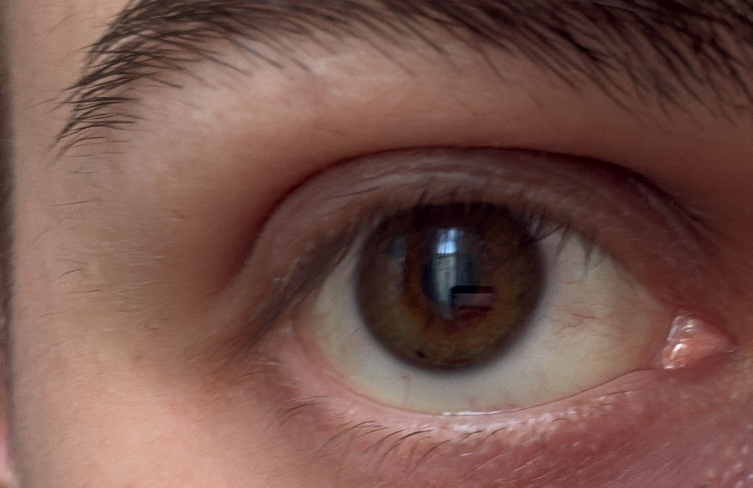
#> input picture data/WhatsApp Image 2026-05-19 at 19.01.50.jpeg, 1505 x 975 px (shown at 1/2 size)
$ python -i iris_engine.py   (imports and definitions only)   (older library calls are emulated)
#> lines starting #> are read from the running program, lines starting #| are printed output that depends on the picture; after the words box and inside, x2 and y2 are one past the last pixel; in counts of white or black regions, pixels touching at a corner belong together
import cv2
import numpy as np


def extract_iris_code(image_path):
    # 1. Adım: Ön İşleme (Görüntüyü Gri Seviyeye Çevirme)
    img = cv2.imread(image_path, 0)
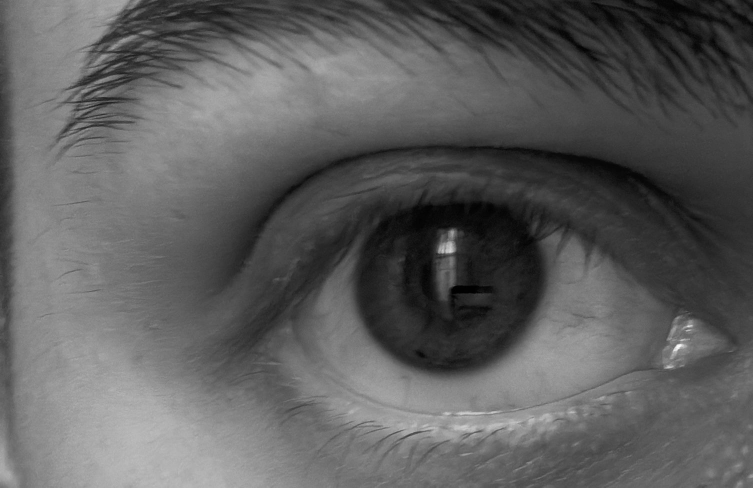
#> img: shape (975, 1505) (shown at 1/2 size); min 0, max 255, mean 93.5
    if img is None:
        return None

    # Gürültüleri azaltmak için hafif bir Gauss Bulanıklığı uyguluyoruz
    blurred = cv2.GaussianBlur(img, (5, 5), 0)

    # 2. Adım: HOUGH TRANSFORM (Göz Bebeği ve İris Sınırlarının Tespiti)
    # Fotoğraftaki dairesel yapıları matematiksel olarak tarar.
    # Parametreler (param1 ve param2) çember algılama hassasiyetini belirler.
    circles = cv2.HoughCircles(
        blurred,
        cv2.HOUGH_GRADIENT,
        dp=1,
        minDist=20,
        param1=50,
        param2=30,
        minRadius=10,
        maxRadius=100,
    )
#> circles = 86 rows, first 8: [249.5, 183.5, 77.4], [272.5, 197.5, 88.4], [226.5, 154.5, 48.8], [268.5, 140.5, 59.7], [292.5, 190.5, 97.1], [207.5, 144.5, 49.9], [326.5, 82.5, 49.8], [271.5, 60.5, 62]

    # Akademik Not: Eğer görselde net bir çember bulunamazsa sistemin çökmemesi
    # ve stabil kalması için akış kesilmez, mevcut görüntüyle devam edilir.
    if circles is not None:
        circles = np.uint16(np.around(circles))
#> circles = 86 rows, first 8: [250, 184, 77], [272, 198, 88], [226, 154, 49], [268, 140, 60], [292, 190, 97], [208, 144, 50], [326, 82, 50], [272, 60, 62]
        # En belirgin ilk çemberin merkez (x, y) ve yarıçap (r) değerleri:
        x, y, r = circles[0, 0]
#> x = 250; y = 184; r = 77

    # 3. Adım: Geometrik Normalizasyon (Daugman Rubber Sheet Esnetme Simülasyonu)
    # Farklı uzaklıklardan çekilen irisleri standart bir matrise (şeride) indirgiyoruz.
    resized = cv2.resize(img, (256, 64))
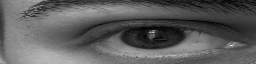
#> resized: shape (64, 256); min 0, max 244, mean 93.4

    # 4. Adım: GABOR FİLTRESİ (Biyometrik Doku ve Desen Analizi)
    # İristeki benzersiz dikey/yatay çizgileri ve gözenekleri yakalamak için
    # 11x11 boyutunda, 45 derecelik açıyla (theta=pi/4) çalışan bir Gabor Çekirdeği üretiyoruz.
    gabor_kernel = cv2.getGaborKernel(
        ksize=(11, 11),
        sigma=3.0,
        theta=np.pi / 4,
        lambd=5.0,
        gamma=0.5,
        psi=0,
        ktype=cv2.CV_32F,
    )

    # Üretilen Gabor filtresini normalleştirilmiş iris görseline uyguluyoruz.
    filtered_img = cv2.filter2D(resized, cv2.CV_8U, gabor_kernel)
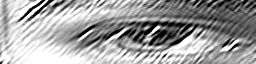
#> filtered_img: shape (64, 256); min 0, max 255, mean 159.1

    # 5. Adım: İkilik Koda Dönüştürme (Otsu Thresholding)
    # Filtrelenmiş dokuyu istatistiksel en ideal eşikle 0 ve 1 dünyasına indirgiyoruz.
    _, binary = cv2.threshold(
        filtered_img, 0, 1, cv2.THRESH_BINARY + cv2.THRESH_OTSU
    )
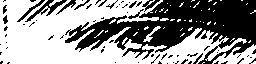
#> binary: shape (64, 256); values 0 (black) and 1 (white), 57.1% white; 67 black regions (56 under 20 px), largest, box (x1, y1, x2, y2) and area: (65, 0, 256, 64) 6082, (25, 0, 67, 22) 215, (17, 0, 45, 22) 92

    # Veritabanında Hamming Mesafesi ile kıyaslanabilmesi için tek boyuta düzleştiriyoruz.
    return binary.flatten().astype(np.uint8)

>>> result = extract_iris_code('data/WhatsApp Image 2026-05-19 at 19.01.50.jpeg')
#> result = 16384 values, max 1 at index 0, min 0 at index 4, mean 0.571

$ run again, on data/WhatsApp Image 2026-05-19 at 19.12.08.jpeg
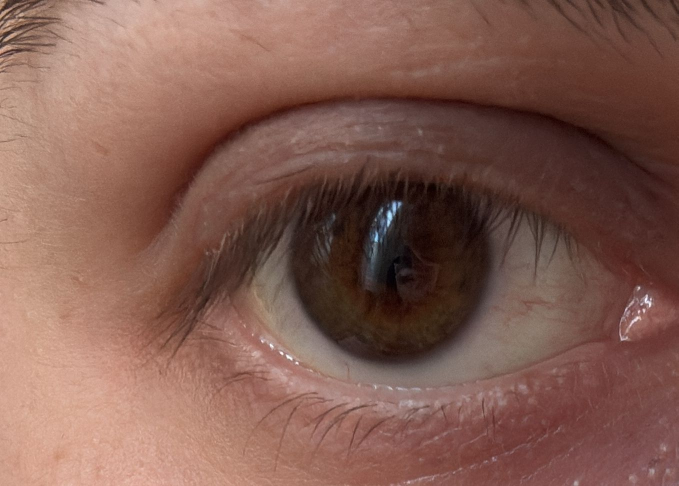
#> input picture data/WhatsApp Image 2026-05-19 at 19.12.08.jpeg, 1357 x 972 px (shown at 1/2 size)
#> in extract_iris_code, `img = cv2.imread(image_path, 0)`:
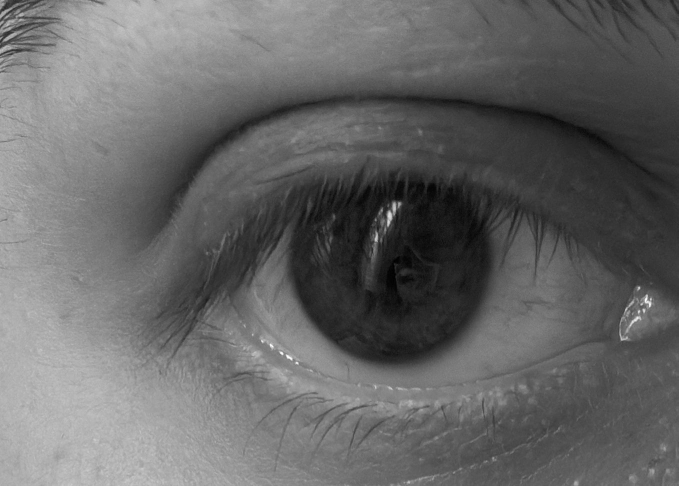
#> img: shape (972, 1357) (shown at 1/2 size); min 0, max 255, mean 102.7
#> in extract_iris_code, `circles = cv2.HoughCircles( blurred, cv2.HOUGH_GRADIENT, dp=1, minDist..`: circles = 116 rows, first 8: [403.5, 715.5, 69.7], [499.5, 805.5, 88.4], [65.5, 153.5, 95], [427.5, 696.5, 77.4], [493.5, 839.5, 79.6], [445.5, 682.5, 88.4], [403.5, 740.5, 92.8], [468.5, 681.5, 69.7]
#> in extract_iris_code, `circles = np.uint16(np.around(circles))`: circles = 116 rows, first 8: [404, 716, 70], [500, 806, 88], [66, 154, 95], [428, 696, 77], [494, 840, 80], [446, 682, 88], [404, 740, 93], [468, 682, 70]
#> x = 404; y = 716; r = 70
#> in extract_iris_code, `_, binary = cv2.threshold( filtered_img, 0, 1, cv2.THRESH_BINARY + cv2..`:
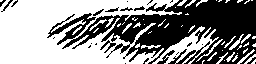
#> binary: shape (64, 256); values 0 (black) and 1 (white), 55.5% white; 24 black regions (15 under 20 px), largest, box (x1, y1, x2, y2) and area: (47, 0, 256, 64) 6905, (157, 50, 175, 64) 70, (100, 40, 116, 53) 61
#> result = 16384 values, max 1 at index 0, min 0 at index 3, mean 0.555
